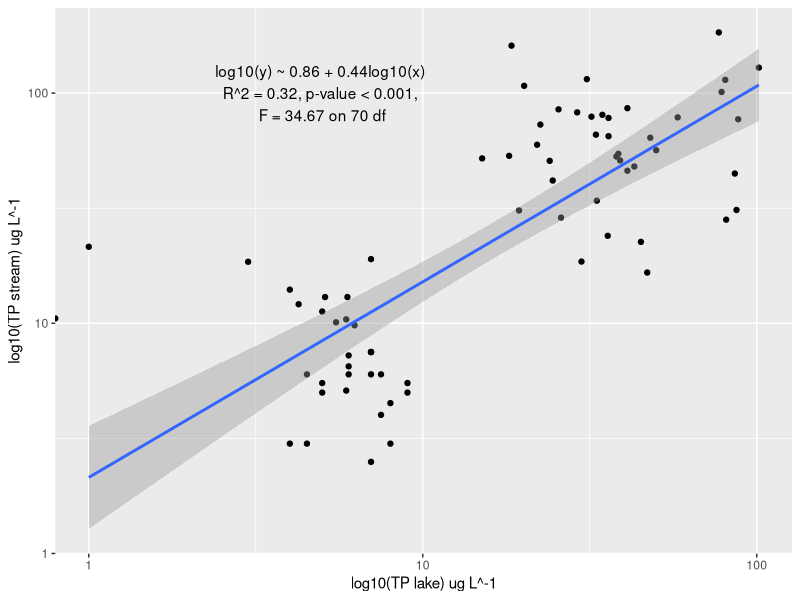
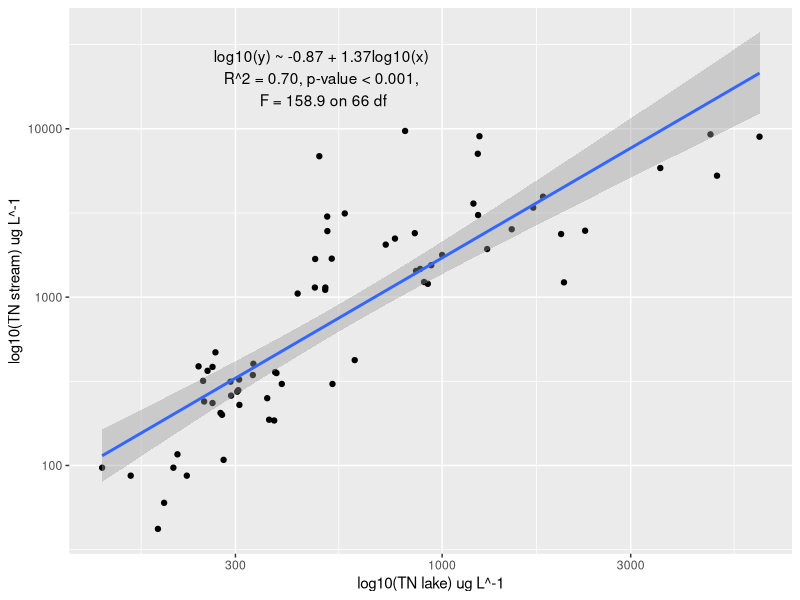
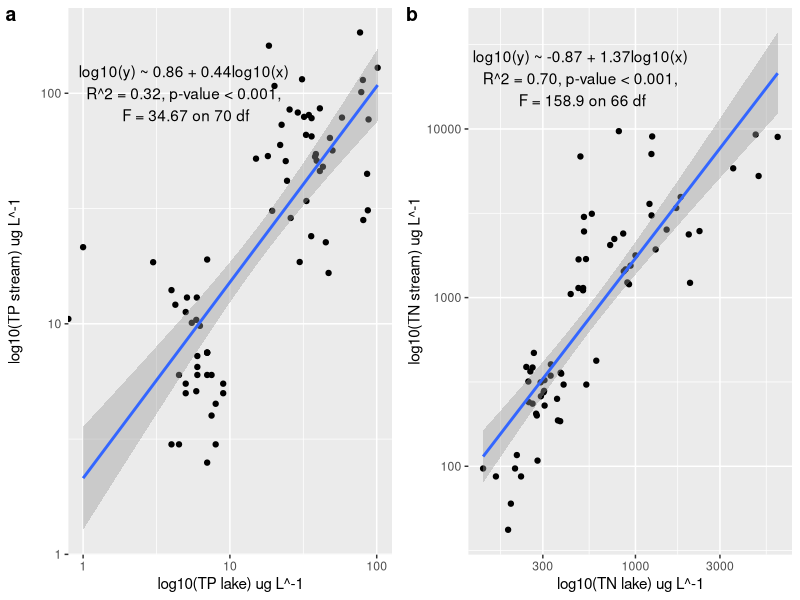

R code for these plots, in order:
#Code to compare lake and stream TN and TP concentrations from Corman et al 2023 data set
# DG, August 2024


# packages 
library(tidyverse)
library(lubridate)

# load data sets
corman.lake.nutrients <- read_csv("data4input/Corman2023 lake nutrients.csv")
# stream nutrients 
corman.stream.nutrients  <- read_csv("data4input/Corman2023 stream nutrients.csv")

### Monthly medians

corman.lake.nutrients <- corman.lake.nutrients %>%
  mutate(DateTime = parse_date_time(datetime, orders = c("ymd", "ymd HMS")),Year = year(DateTime),
         Month = month(DateTime)) %>%
  group_by(Lake, Year, Month) %>% 
  summarise(
    TP_lake = median(TP, na.rm = T),
    TN_lake = median(TN, na.rm = T))

# stream nutrients
corman.stream.nutrients <- corman.stream.nutrients %>%
  mutate(DateTime = parse_date_time(Datetime, orders = c("ymd", "ymd HMS")),Year = year(DateTime),
         Month = month(DateTime)) %>%
  group_by(Lake, Year, Month) %>%
  summarise(
    TP_stream = median(TP, na.rm = T),
    TN_stream = median(TN, na.rm = T))

### merge
corman.merged.nutrients <- merge(corman.lake.nutrients, corman.stream.nutrients, 
                                 by = c("Lake", "Year", "Month"))

### quick and dirty linear model
# add teeny-tiny offset for log10
tp.model <- lm(log10(TP_stream + 0.001) ~ log10(TP_lake + 0.001), data = corman.merged.nutrients)
tn.model <- lm(log10(TN_stream + 0.001) ~ log10(TN_lake + 0.001), data = corman.merged.nutrients)

# summaries
summary(tp.model)
summary(tn.model)

# plot relationships
(tp.plt <- corman.merged.nutrients %>%
  ggplot(aes(TP_lake, TP_stream)) + 
  scale_x_log10() + scale_y_log10() + 
  geom_point() + 
  annotate(geom = "text", x = 5, y = 100,
           label = "log10(y) ~ 0.86 + 0.44log10(x) \nR^2 = 0.32, p-value < 0.001, \nF = 34.67 on 70 df") + 
  geom_smooth(method = "lm") + 
  labs(x = "log10(TP lake) ug L^-1", y = "log10(TP stream) ug L^-1"))

(tn.plt <- corman.merged.nutrients %>%
    ggplot(aes(TN_lake, TN_stream)) + 
    scale_x_log10() + scale_y_log10() + 
    geom_point() + 
    annotate(geom = "text", x = 500, y = 20000,
             label = "log10(y) ~ -0.87 + 1.37log10(x) \nR^2 = 0.70, p-value < 0.001, \nF = 158.9 on 66 df") +
    geom_smooth(method = "lm") + 
    labs(x = "log10(TN lake) ug L^-1", y = "log10(TN stream) ug L^-1"))

## arrange figs
correl.nutrients <- ggpubr::ggarrange(
  plotlist = list(tp.plt, tn.plt), ncol = 2, nrow = 1, align = "hv", labels = c("a", "b")
)
correl.nutrients
